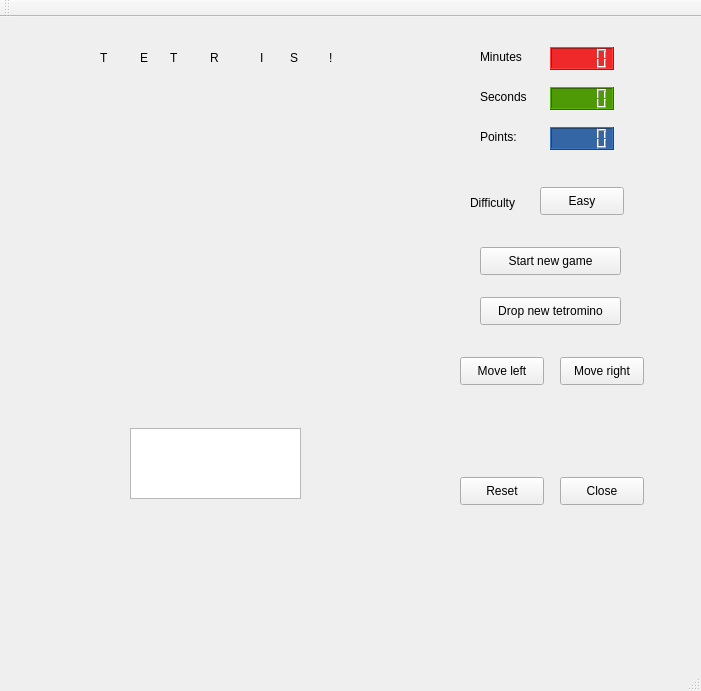
<?xml version="1.0" encoding="UTF-8"?>
<ui version="4.0">
 <class>MainWindow</class>
 <widget class="QMainWindow" name="MainWindow">
  <property name="geometry">
   <rect>
    <x>0</x>
    <y>0</y>
    <width>701</width>
    <height>691</height>
   </rect>
  </property>
  <property name="windowTitle">
   <string>MainWindow</string>
  </property>
  <widget class="QWidget" name="centralWidget">
   <widget class="QGraphicsView" name="graphicsView">
    <property name="geometry">
     <rect>
      <x>130</x>
      <y>411</y>
      <width>171</width>
      <height>71</height>
     </rect>
    </property>
   </widget>
   <widget class="QPushButton" name="leftButton">
    <property name="geometry">
     <rect>
      <x>460</x>
      <y>340</y>
      <width>84</width>
      <height>28</height>
     </rect>
    </property>
    <property name="text">
     <string>Move left</string>
    </property>
   </widget>
   <widget class="QPushButton" name="rightButton">
    <property name="geometry">
     <rect>
      <x>560</x>
      <y>340</y>
      <width>84</width>
      <height>28</height>
     </rect>
    </property>
    <property name="text">
     <string>Move right</string>
    </property>
   </widget>
   <widget class="QPushButton" name="closeButton">
    <property name="geometry">
     <rect>
      <x>560</x>
      <y>460</y>
      <width>84</width>
      <height>28</height>
     </rect>
    </property>
    <property name="text">
     <string>Close</string>
    </property>
   </widget>
   <widget class="QLabel" name="t1Label">
    <property name="geometry">
     <rect>
      <x>100</x>
      <y>20</y>
      <width>31</width>
      <height>41</height>
     </rect>
    </property>
    <property name="styleSheet">
     <string notr="true"/>
    </property>
    <property name="text">
     <string>T</string>
    </property>
   </widget>
   <widget class="QPushButton" name="dropButton">
    <property name="geometry">
     <rect>
      <x>480</x>
      <y>280</y>
      <width>141</width>
      <height>28</height>
     </rect>
    </property>
    <property name="text">
     <string>Drop new tetromino</string>
    </property>
   </widget>
   <widget class="QLCDNumber" name="pointsLcd">
    <property name="geometry">
     <rect>
      <x>550</x>
      <y>110</y>
      <width>64</width>
      <height>23</height>
     </rect>
    </property>
    <property name="styleSheet">
     <string notr="true">background-color: rgb(52, 101, 164);</string>
    </property>
   </widget>
   <widget class="QLabel" name="label">
    <property name="geometry">
     <rect>
      <x>480</x>
      <y>110</y>
      <width>51</width>
      <height>20</height>
     </rect>
    </property>
    <property name="text">
     <string>Points:</string>
    </property>
   </widget>
   <widget class="QLabel" name="eLabel">
    <property name="geometry">
     <rect>
      <x>140</x>
      <y>20</y>
      <width>21</width>
      <height>41</height>
     </rect>
    </property>
    <property name="text">
     <string>E</string>
    </property>
   </widget>
   <widget class="QLabel" name="t2Label">
    <property name="geometry">
     <rect>
      <x>170</x>
      <y>20</y>
      <width>31</width>
      <height>41</height>
     </rect>
    </property>
    <property name="text">
     <string>T</string>
    </property>
   </widget>
   <widget class="QLabel" name="rLabel">
    <property name="geometry">
     <rect>
      <x>210</x>
      <y>20</y>
      <width>41</width>
      <height>41</height>
     </rect>
    </property>
    <property name="text">
     <string>R</string>
    </property>
   </widget>
   <widget class="QLabel" name="iLabel">
    <property name="geometry">
     <rect>
      <x>260</x>
      <y>20</y>
      <width>20</width>
      <height>41</height>
     </rect>
    </property>
    <property name="text">
     <string>I</string>
    </property>
   </widget>
   <widget class="QLabel" name="sLabel">
    <property name="geometry">
     <rect>
      <x>290</x>
      <y>20</y>
      <width>31</width>
      <height>41</height>
     </rect>
    </property>
    <property name="text">
     <string>S</string>
    </property>
   </widget>
   <widget class="QLabel" name="markLabel">
    <property name="geometry">
     <rect>
      <x>329</x>
      <y>20</y>
      <width>21</width>
      <height>41</height>
     </rect>
    </property>
    <property name="text">
     <string>!</string>
    </property>
   </widget>
   <widget class="QLabel" name="gameoverLabel">
    <property name="geometry">
     <rect>
      <x>100</x>
      <y>90</y>
      <width>251</width>
      <height>41</height>
     </rect>
    </property>
    <property name="text">
     <string/>
    </property>
   </widget>
   <widget class="QLCDNumber" name="lcdNumberSec">
    <property name="geometry">
     <rect>
      <x>550</x>
      <y>70</y>
      <width>64</width>
      <height>23</height>
     </rect>
    </property>
    <property name="styleSheet">
     <string notr="true">background-color: rgb(78, 154, 6);</string>
    </property>
   </widget>
   <widget class="QLCDNumber" name="lcdNumberMin">
    <property name="geometry">
     <rect>
      <x>550</x>
      <y>30</y>
      <width>64</width>
      <height>23</height>
     </rect>
    </property>
    <property name="styleSheet">
     <string notr="true">background-color: rgb(239, 41, 41);</string>
    </property>
   </widget>
   <widget class="QLabel" name="label_2">
    <property name="geometry">
     <rect>
      <x>480</x>
      <y>30</y>
      <width>63</width>
      <height>20</height>
     </rect>
    </property>
    <property name="text">
     <string>Minutes</string>
    </property>
   </widget>
   <widget class="QLabel" name="label_3">
    <property name="geometry">
     <rect>
      <x>480</x>
      <y>70</y>
      <width>63</width>
      <height>20</height>
     </rect>
    </property>
    <property name="text">
     <string>Seconds</string>
    </property>
   </widget>
   <widget class="QPushButton" name="startButton">
    <property name="geometry">
     <rect>
      <x>480</x>
      <y>230</y>
      <width>141</width>
      <height>28</height>
     </rect>
    </property>
    <property name="text">
     <string>Start new game</string>
    </property>
   </widget>
   <widget class="QPushButton" name="resetButton">
    <property name="geometry">
     <rect>
      <x>460</x>
      <y>460</y>
      <width>84</width>
      <height>28</height>
     </rect>
    </property>
    <property name="text">
     <string>Reset</string>
    </property>
   </widget>
   <widget class="QPushButton" name="difficultyButton">
    <property name="geometry">
     <rect>
      <x>540</x>
      <y>170</y>
      <width>84</width>
      <height>28</height>
     </rect>
    </property>
    <property name="text">
     <string>Easy</string>
    </property>
   </widget>
   <widget class="QLabel" name="label_4">
    <property name="geometry">
     <rect>
      <x>470</x>
      <y>170</y>
      <width>63</width>
      <height>31</height>
     </rect>
    </property>
    <property name="text">
     <string>Difficulty</string>
    </property>
   </widget>
  </widget>
  <widget class="QMenuBar" name="menuBar">
   <property name="geometry">
    <rect>
     <x>0</x>
     <y>0</y>
     <width>701</width>
     <height>25</height>
    </rect>
   </property>
  </widget>
  <widget class="QToolBar" name="mainToolBar">
   <attribute name="toolBarArea">
    <enum>TopToolBarArea</enum>
   </attribute>
   <attribute name="toolBarBreak">
    <bool>false</bool>
   </attribute>
  </widget>
  <widget class="QStatusBar" name="statusBar"/>
 </widget>
 <layoutdefault spacing="6" margin="11"/>
 <resources/>
 <connections>
  <connection>
   <sender>closeButton</sender>
   <signal>clicked()</signal>
   <receiver>MainWindow</receiver>
   <slot>close()</slot>
   <hints>
    <hint type="sourcelabel">
     <x>610</x>
     <y>529</y>
    </hint>
    <hint type="destinationlabel">
     <x>612</x>
     <y>606</y>
    </hint>
   </hints>
  </connection>
 </connections>
</ui>
